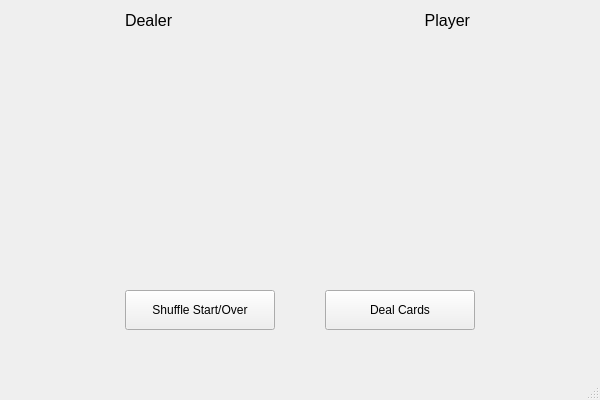
<?xml version="1.0" encoding="UTF-8"?>
<ui version="4.0">
 <class>MainWindow</class>
 <widget class="QMainWindow" name="MainWindow">
  <property name="geometry">
   <rect>
    <x>0</x>
    <y>0</y>
    <width>600</width>
    <height>400</height>
   </rect>
  </property>
  <property name="windowTitle">
   <string>MainWindow</string>
  </property>
  <property name="styleSheet">
   <string notr="true">background-color: &quot;green&quot;;</string>
  </property>
  <widget class="QWidget" name="centralwidget">
   <widget class="QPushButton" name="spushButton">
    <property name="geometry">
     <rect>
      <x>125</x>
      <y>290</y>
      <width>150</width>
      <height>40</height>
     </rect>
    </property>
    <property name="styleSheet">
     <string notr="true">background-color: light gray;</string>
    </property>
    <property name="text">
     <string>Shuffle Start/Over</string>
    </property>
   </widget>
   <widget class="QPushButton" name="dpushButton">
    <property name="geometry">
     <rect>
      <x>325</x>
      <y>290</y>
      <width>150</width>
      <height>40</height>
     </rect>
    </property>
    <property name="styleSheet">
     <string notr="true">background-color: light gray;</string>
    </property>
    <property name="text">
     <string>Deal Cards</string>
    </property>
   </widget>
   <widget class="QLabel" name="dealerlabel">
    <property name="geometry">
     <rect>
      <x>125</x>
      <y>40</y>
      <width>150</width>
      <height>218</height>
     </rect>
    </property>
    <property name="text">
     <string/>
    </property>
    <property name="pixmap">
     <pixmap>images/cards/2_of_clubs.png</pixmap>
    </property>
    <property name="scaledContents">
     <bool>true</bool>
    </property>
   </widget>
   <widget class="QLabel" name="playerLabel">
    <property name="geometry">
     <rect>
      <x>325</x>
      <y>40</y>
      <width>150</width>
      <height>218</height>
     </rect>
    </property>
    <property name="text">
     <string/>
    </property>
    <property name="pixmap">
     <pixmap>images/cards/2_of_diamonds.png</pixmap>
    </property>
    <property name="scaledContents">
     <bool>true</bool>
    </property>
   </widget>
   <widget class="QLabel" name="dlabel">
    <property name="geometry">
     <rect>
      <x>125</x>
      <y>10</y>
      <width>150</width>
      <height>21</height>
     </rect>
    </property>
    <property name="font">
     <font>
      <pointsize>12</pointsize>
     </font>
    </property>
    <property name="text">
     <string>Dealer</string>
    </property>
   </widget>
   <widget class="QLabel" name="plabel">
    <property name="geometry">
     <rect>
      <x>329</x>
      <y>10</y>
      <width>141</width>
      <height>21</height>
     </rect>
    </property>
    <property name="font">
     <font>
      <pointsize>12</pointsize>
     </font>
    </property>
    <property name="text">
     <string>Player</string>
    </property>
    <property name="alignment">
     <set>Qt::AlignRight|Qt::AlignTrailing|Qt::AlignVCenter</set>
    </property>
   </widget>
  </widget>
  <widget class="QMenuBar" name="menubar">
   <property name="geometry">
    <rect>
     <x>0</x>
     <y>0</y>
     <width>600</width>
     <height>21</height>
    </rect>
   </property>
  </widget>
  <widget class="QStatusBar" name="statusbar"/>
 </widget>
 <resources/>
 <connections/>
</ui>
